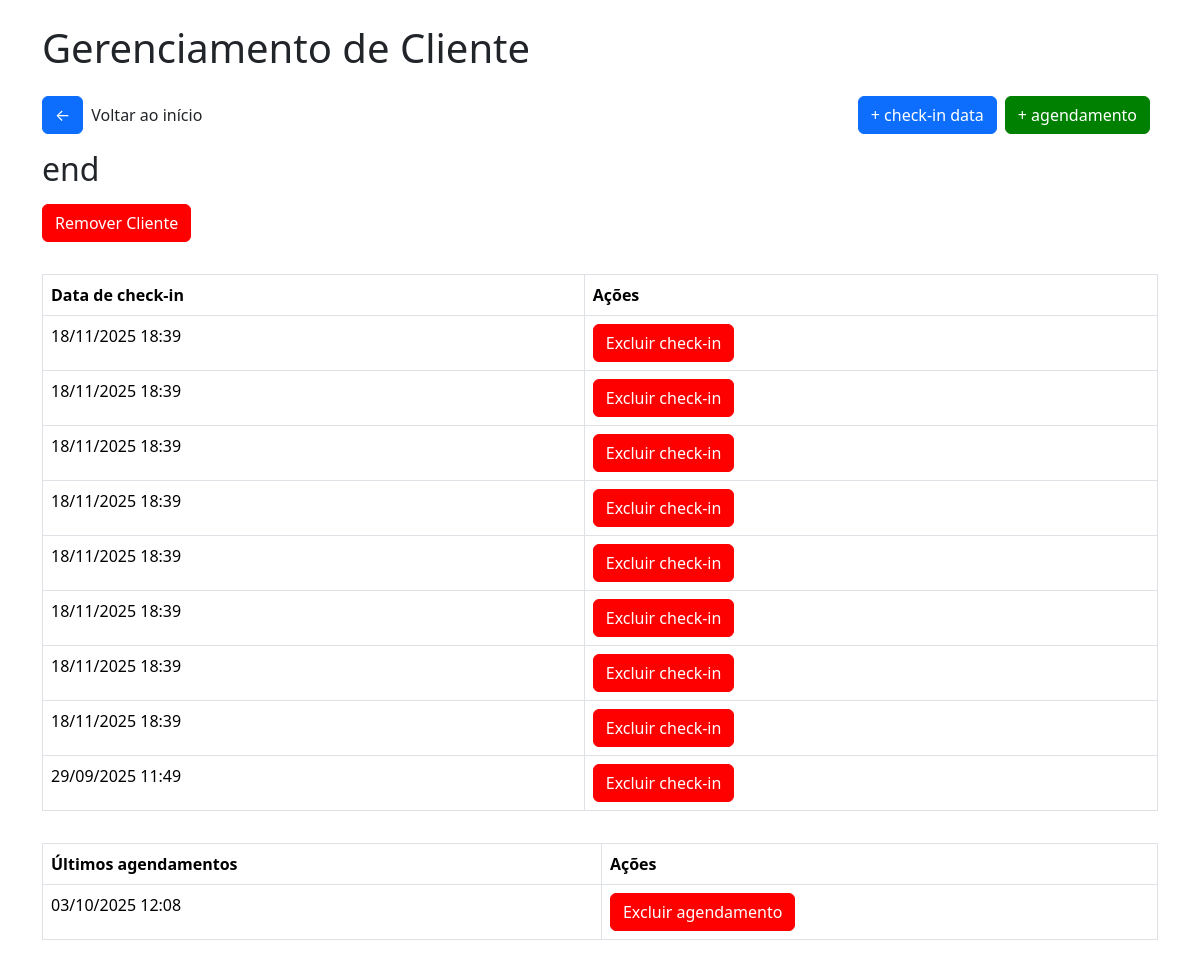
Before: /clienteendermo/1 with the older database file.
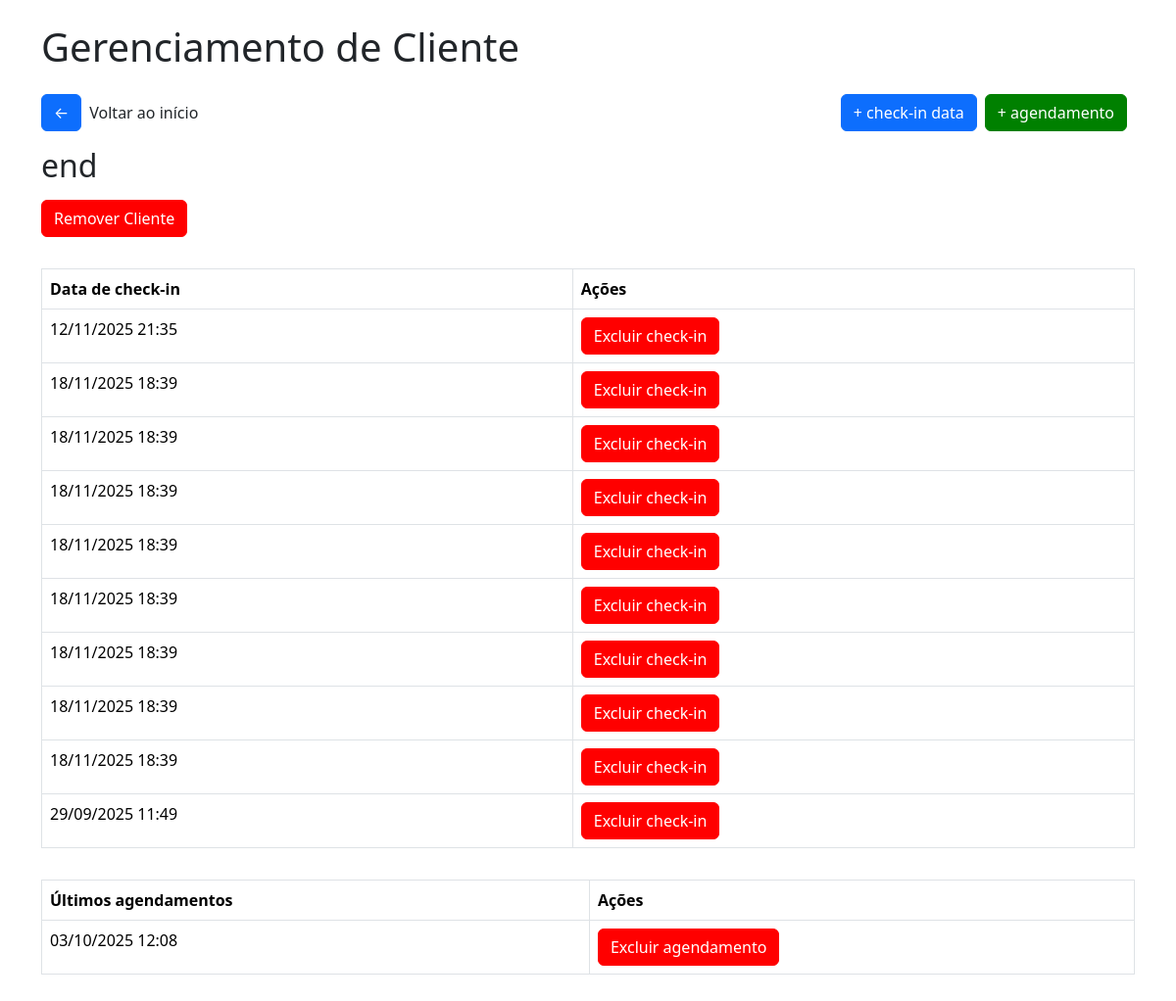
After: the same page with the newer database file.
### tables this page shows
CREATE TABLE checkin_endermo (
        id INTEGER PRIMARY KEY AUTOINCREMENT,
        cliente_id INTEGER,
        data DATETIME,
        FOREIGN KEY(cliente_id) REFERENCES clientes(id)
    );

CREATE TABLE historico_agendamento_endermo (
        id INTEGER PRIMARY KEY AUTOINCREMENT,
        cliente_id INTEGER,
        data DATETIME,
        FOREIGN KEY(cliente_id) REFERENCES clientes(id)
    );

### app/views/endermo.py (the view)
@app.route('/clienteendermo/<int:cliente_id>')
def cliente_endermo(cliente_id):
    conn = get_db_connection()
    cliente = conn.execute("SELECT * FROM cliente_endermo WHERE id = ?", (cliente_id,)).fetchone()
    checkins = conn.execute("SELECT * FROM checkin_endermo WHERE cliente_id = ? ORDER BY data ASC", (cliente_id,))
    agendamentos = conn.execute("SELECT * FROM historico_agendamento_endermo WHERE cliente_id = ? ORDER BY data ASC", (cliente_id,))
    return render_template('endermo/cliente_endermo.html', cliente=cliente, checkins=checkins, agendamentos=agendamentos)

### app/model/model.py (called while the page is built)
def get_db_connection():
    conn = sqlite3.connect('checkins.db')
    conn.row_factory = sqlite3.Row
    return conn

### app/templates/endermo/cliente_endermo.html (shortened to what this page needs)
<!DOCTYPE html>
<html lang="pt-br">
<head>
    <link href="https://cdn.jsdelivr.net/npm/bootstrap@5.3.2/dist/css/bootstrap.min.css" rel="stylesheet">
    <link rel="stylesheet" href="{{url_for('static', filename='css/style.css')}}">
    <link rel="stylesheet" href="{{url_for('static', filename='css/modal.css')}}">
</head>
<body>
    <div class="container">
        <h1 class="mb-4">
            Gerenciamento de Cliente
        </h1>
        <div class="box-btn-home">
            <div class="box"><a href="/endermo" class="btn btn-primary btn-home">&#x2190</a>
            <p>Voltar ao início</p></div>
            <div class="box">
                <a href="/adcheckindataendermo/{{cliente.id}}" class="btn btn-primary btn-home">+ check-in data</a>
                <a href="/adicionaragendamentoendermo/{{cliente.id}}" class="btn btn-primary btn-home green">+ agendamento</a>
            </div>
        </div>
        <h2 class="mb-3">
            {{cliente.nome}}
        </h2>
        <button class="btn btn-primary btn-remover" id="openModal">Remover Cliente</button>
        <table class="table table-bordered table-checkin">
            <thead>
                <tr>
                <th>Data de check-in</th>
                <th>Ações</th>
                </tr>
            </thead>
            <tbody>
                {% for checkin in checkins %}
                <tr>
                <td>{{ checkin.data }}</td>
                <td><a href="/excluircheckinendermo/{{checkin.id}}" class="btn btn-primary btn-remover excludecheckin">Excluir check-in</a></td>
                </tr>
                {% endfor %}
            </tbody>
        </table>
        <table class="table table-bordered table-checkin">
            <thead>
                <tr>
                <th>Últimos agendamentos</th>
                <th>Ações</th>
                </tr>
            </thead>
            <tbody>
                {% for a in agendamentos %}
                <tr>
                <td>{{ a.data }}</td>
                <td><a href="/excluiragendamentoendermo/{{a.id}}" class="btn btn-primary btn-remover excludecheckin">Excluir agendamento</a></td>
                </tr>
                {% endfor %}
            </tbody>
        </table>
</body>
</html>

Changed rows visible on the page:
added checkin_endermo: data "12/11/2025 21:35"
